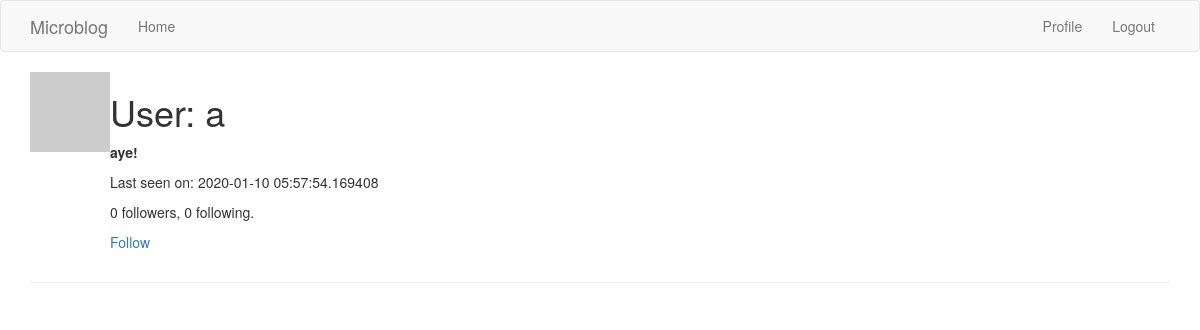
The app's page /user/a (signed in) with its own data.
### app/models.py (models this page shows, shortened)
class User(UserMixin, db.Model):
    id = db.Column(db.Integer, primary_key=True)
    username = db.Column(db.String(64), index=True, unique=True)
    email = db.Column(db.String(120), index=True, unique=True)
    password_hash = db.Column(db.String(128))
    posts = db.relationship('Post', backref='author', lazy='dynamic')
    about_me = db.Column(db.String(140))
    last_seen = db.Column(db.DateTime, default=datetime.utcnow)
    dummy_token = jwt.encode({'some': 'payload'}, 'secret', algorithm='HS256')
    followed = db.relationship(
        'User', secondary=followers,
        primaryjoin=(followers.c.follower_id == id),
        secondaryjoin=(followers.c.followed_id == id),
        backref=db.backref('followers', lazy='dynamic'), lazy='dynamic')
    def avatar(self, size):
        digest = md5(self.email.lower().encode('utf-8')).hexdigest()
        return 'https://www.gravatar.com/avatar/{}?d=identicon&s={}'.format(digest, size)
    def is_following(self, user):
        return self.followed.filter(
            followers.c.followed_id == user.id).count() > 0

### app/routes.py (the view)
@app.route('/user/<username>')
@login_required
def user(username):
    user = User.query.filter_by(username=username).first_or_404()
    posts = [
        {'author': user, 'body': 'Test post #1'},
        {'author': user, 'body': 'Test post #2'}
    ]
    return render_template('user.html', user=user)

### app/models.py (called while the page is built)
@login.user_loader
def load_user(id):
    return User.query.get(int(id))

### app/routes.py (called while the page is built)
@app.before_request
def before_request():
    if current_user.is_authenticated:
        current_user.last_seen = datetime.utcnow()
        db.session.commit()

### app/templates/user.html (shortened to what this page needs)
{% extends "base.html" %}
{% block content %}
<div class="container">
  <table>
    <tr valign="top">
      <td><img src="{{ user.avatar(36) }}"></td>
      <td>
        <h1>User: {{ user.username }}</h1>
        {% if user.about_me %}<p><strong>{{ user.about_me }}</strong></p>{% endif %}
        {% if user.last_seen %}<p>Last seen on: {{ user.last_seen }}</p>{% endif %}
        <p>{{ user.followers.count() }} followers, {{ user.followed.count() }} following.</p>
        {% if user == current_user %}
        <p><a href="{{ url_for('edit_profile') }}">Edit your profile</a></p>
        {% elif not current_user.is_following(user) %}
        <p><a href="{{ url_for('follow', username=user.username) }}">Follow</a></p>
        {% else %}
        <p><a href="{{ url_for('unfollow', username=user.username) }}">Unfollow</a></p>
        {% endif %}
      </td>
    </tr>
  </table>
  <hr>
</div>
{% endblock %}

### records on screen
User: username "a", about_me "aye!", last_seen "2020-01-10 05:57:54.169408"

### other values on screen
{{ user.followers.count() }} "0"
{{ user.followed.count() }} "0"
